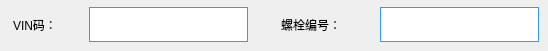
         <widget class="QWidget" name="page_24">
          <widget class="QLineEdit" name="lineEdit_VIN_2">
           <property name="geometry">
            <rect>
             <x>89</x>
             <y>7</y>
             <width>159</width>
             <height>35</height>
            </rect>
           </property>
           <property name="focusPolicy">
            <enum>Qt::ClickFocus</enum>
           </property>
           <property name="styleSheet">
            <string notr="true">font: 14pt &quot;Arial&quot;;
border-width:1px; 
border-style:solid; 
border-color:rgb(51, 153, 255); 
margin-top: 0ex;
</string>
           </property>
          </widget>
          <widget class="QLabel" name="label_168">
           <property name="geometry">
            <rect>
             <x>281</x>
             <y>13</y>
             <width>94</width>
             <height>23</height>
            </rect>
           </property>
           <property name="styleSheet">
            <string notr="true">font: 14pt &quot;黑体&quot;;</string>
           </property>
           <property name="text">
            <string>螺栓编号：</string>
           </property>
          </widget>
          <widget class="QLabel" name="label_150">
           <property name="geometry">
            <rect>
             <x>13</x>
             <y>13</y>
             <width>70</width>
             <height>23</height>
            </rect>
           </property>
           <property name="styleSheet">
            <string notr="true">font: 14pt &quot;黑体&quot;;</string>
           </property>
           <property name="text">
            <string>VIN码：</string>
           </property>
          </widget>
          <widget class="QLineEdit" name="lineEdit_ScrewID">
           <property name="geometry">
            <rect>
             <x>380</x>
             <y>7</y>
             <width>159</width>
             <height>35</height>
            </rect>
           </property>
           <property name="focusPolicy">
            <enum>Qt::ClickFocus</enum>
           </property>
           <property name="styleSheet">
            <string notr="true">font: 14pt &quot;Arial&quot;;
border-width:1px; 
border-style:solid; 
border-color:rgb(51, 153, 255); 
margin-top: 0ex;</string>
           </property>
          </widget>
         </widget>
